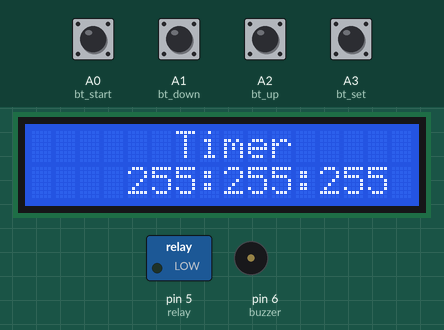
Recording of a sketch running on a simulated Arduino Uno, built with avr-gcc and run on an emulated ATmega328P. Parts: 16×2 character LCD, switched loads named in the sketch (green lamp = pin HIGH), buzzer (waves = sounding, pin HIGH). The test bench sets the inputs (shaded band); at power-on: A0 (bt_start), A1 (bt_down), A2 (bt_up), A3 (bt_set) HIGH. EEPROM starts erased.

Above: at 2.3 s.
2.4 s: A3 (bt_set) pulled LOW for 0.15 s
At 3.6 s:
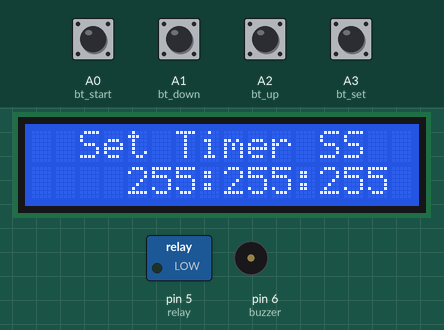
4.0 s: A3 (bt_set) pulled LOW for 1 s
At 4.7 s:
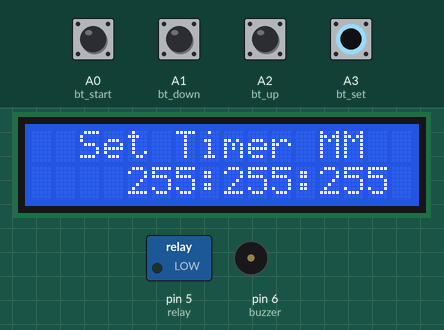
6.5 s: A0 (bt_start) pulled LOW for 0.15 s
At 7.1 s:
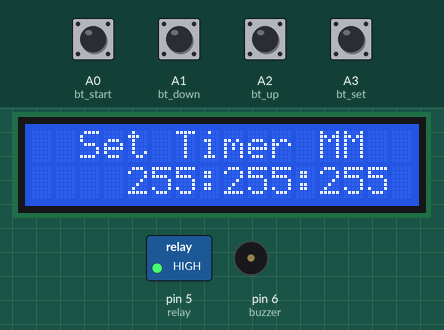
9.6 s: A2 (bt_up) pulled LOW for 0.15 s
At 9.99 s:
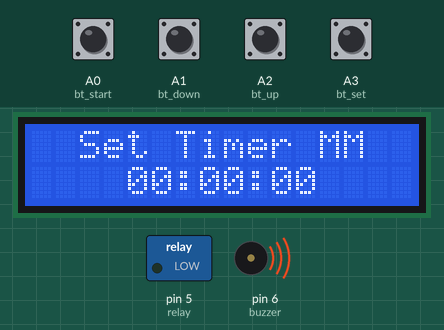
12.6 s: A3 (bt_set) pulled LOW for 0.15 s
At 13.6 s:
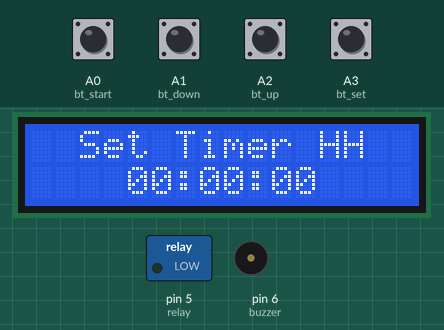
14.2 s: A1 (bt_down) pulled LOW for 0.15 s
At 14.8 s:
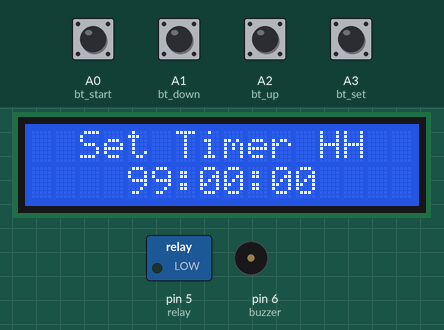
Timing chart, 0 to 16.9 s (numbered marks = the images above; inputs shaded):
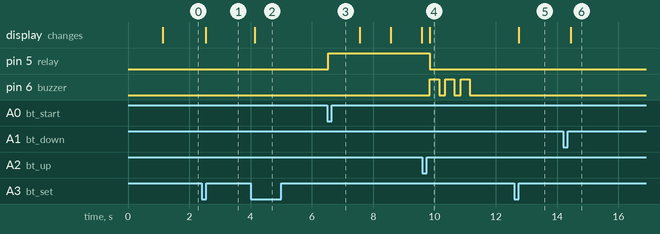

Measured:
- after the input at 2.4 s, the display: changes after 0.14 s (image 1)
- after the input at 4.0 s, the display: changes after 0.14 s (image 2)
- after the input at 6.5 s, pin 5 (relay): LOW → HIGH at once
- after the input at 9.6 s, pin 5 (relay): HIGH → LOW after 0.25 s; pin 6 (buzzer): alternates HIGH for 0.30 s and LOW for 0.20 s, 6 changes in all, then stays LOW, starting after 0.25 s
- after the input at 12.6 s, the display: changes after 0.14 s (image 5)
- after the input at 14.2 s, the display: changes after 0.24 s (image 6)

The sketch:

Arduino_Timer_Relay.ino
```cpp
//Arduino Timer Relay - Triger relay for specific time

#include <LiquidCrystal_I2C.h>
LiquidCrystal_I2C lcd(0x3F, 16, 2);
#include "Countimer.h"
Countimer tdown;
#include <EEPROM.h>

#define bt_set    A3
#define bt_up     A2
#define bt_down   A1
#define bt_start  A0

int time_s = 0;
int time_m = 0;
int time_h = 0;

int set = 0;
int flag1=0, flag2=0;

int relay = 5;
int buzzer = 6;

void setup() {
Serial.begin (9600);

pinMode(bt_set,   INPUT_PULLUP);
pinMode(bt_up,    INPUT_PULLUP);
pinMode(bt_down,  INPUT_PULLUP);
pinMode(bt_start, INPUT_PULLUP);

pinMode(relay, OUTPUT);
pinMode(buzzer, OUTPUT);

lcd.begin();
lcd.clear();
lcd.setCursor(0,0);
lcd.print("   Welcome To   ");
lcd.setCursor(0,1);
lcd.print("Countdown  Timer");
tdown.setInterval(print_time, 999);
eeprom_read();
delay(1000);
lcd.clear();
}

void print_time(){
time_s = time_s-1;
if(time_s<0){time_s=59; time_m = time_m-1;}
if(time_m<0){time_m=59; time_h = time_h-1;}
}

void tdownComplete(){Serial.print("ok");}

//tdown.stop();

void loop(){
tdown.run();

if(digitalRead (bt_set) == 0){
if(flag1==0 && flag2==0){flag1=1;
set = set+1;
if(set>3){set=0;}
delay(100);
}
}else{flag1=0;}

if(digitalRead (bt_up) == 0){
if(set==0){tdown.start(); flag2=1;}
if(set==1){time_s++;}
if(set==2){time_m++;}
if(set==3){time_h++;}
if(time_s>59){time_s=0;}
if(time_m>59){time_m=0;}
if(time_h>99){time_h=0;}
if(set>0){eeprom_write();}
delay(200);
}

if(digitalRead (bt_down) == 0){
if(set==0){tdown.stop(); flag2=0;}
if(set==1){time_s--;}
if(set==2){time_m--;}
if(set==3){time_h--;}
if(time_s<0){time_s=59;}
if(time_m<0){time_m=59;}
if(time_h<0){time_h=99;}
if(set>0){eeprom_write();}
delay(200);
}

if(digitalRead (bt_start) == 0){ flag2=1;
  eeprom_read();
  digitalWrite(relay, HIGH);
  tdown.restart();
  tdown.start();
}

lcd.setCursor(0,0);
if(set==0){lcd.print("      Timer     ");}
if(set==1){lcd.print("  Set Timer SS  ");}
if(set==2){lcd.print("  Set Timer MM  ");}
if(set==3){lcd.print("  Set Timer HH  ");}

lcd.setCursor(4,1);
if(time_h<=9){lcd.print("0");}
lcd.print(time_h);
lcd.print(":");
if(time_m<=9){lcd.print("0");}
lcd.print(time_m);
lcd.print(":");
if(time_s<=9){lcd.print("0");}
lcd.print(time_s);
lcd.print("   ");

if(time_s==0 && time_m==0 && time_h==0 && flag2==1){flag2=0;
tdown.stop();
digitalWrite(relay, LOW);
digitalWrite(buzzer, HIGH);
delay(300);
digitalWrite(buzzer, LOW);
delay(200);
digitalWrite(buzzer, HIGH);
delay(300);
digitalWrite(buzzer, LOW);
delay(200);
digitalWrite(buzzer, HIGH);
delay(300);
digitalWrite(buzzer, LOW);
}

if(flag2==1){digitalWrite(relay, HIGH);}
else{digitalWrite(relay, LOW);}

delay(1);
}

void eeprom_write(){
EEPROM.write(1, time_s);
EEPROM.write(2, time_m);
EEPROM.write(3, time_h);
}

void eeprom_read(){
time_s =  EEPROM.read(1);
time_m =  EEPROM.read(2);
time_h =  EEPROM.read(3);
}
```
